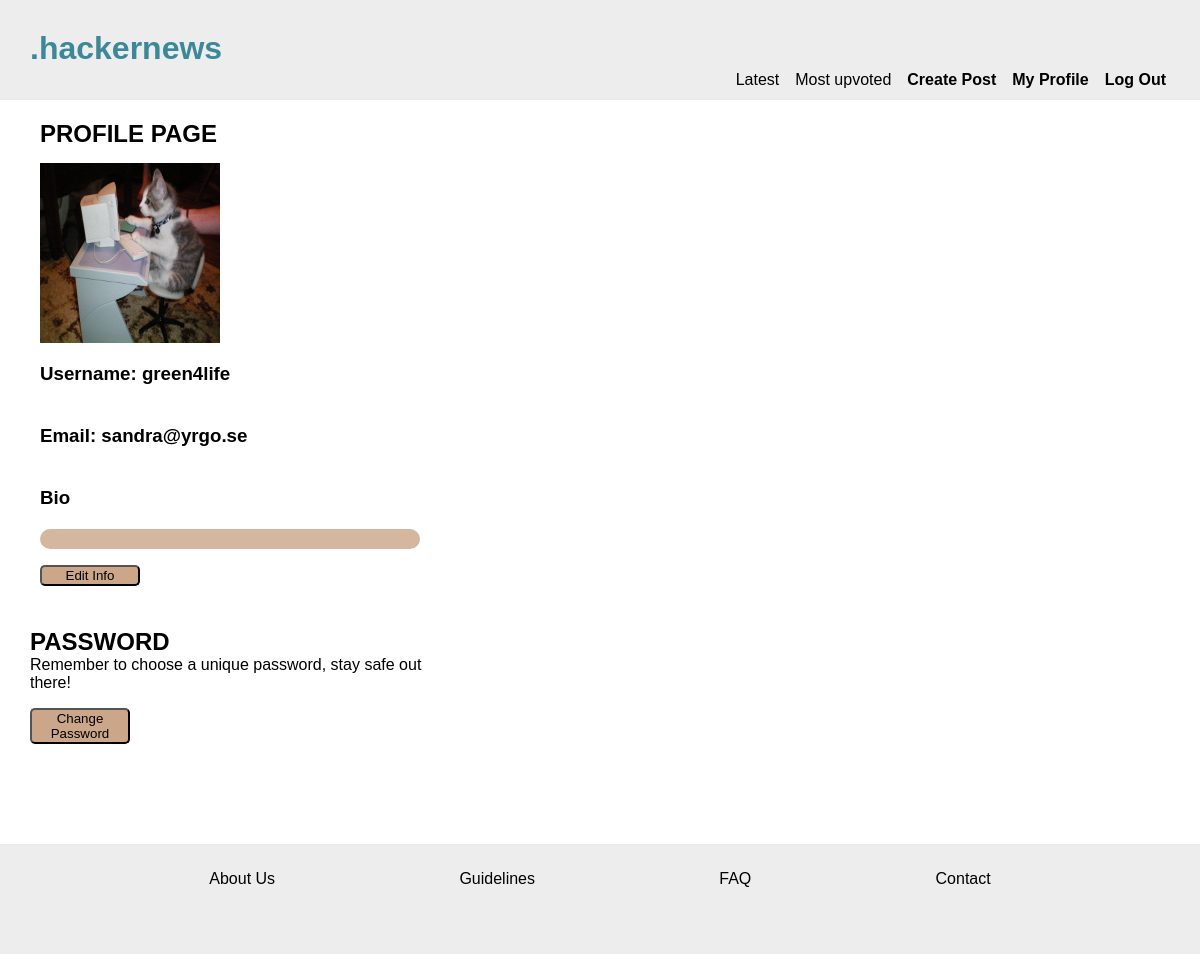
The app's page /profile.php (signed in), older data.
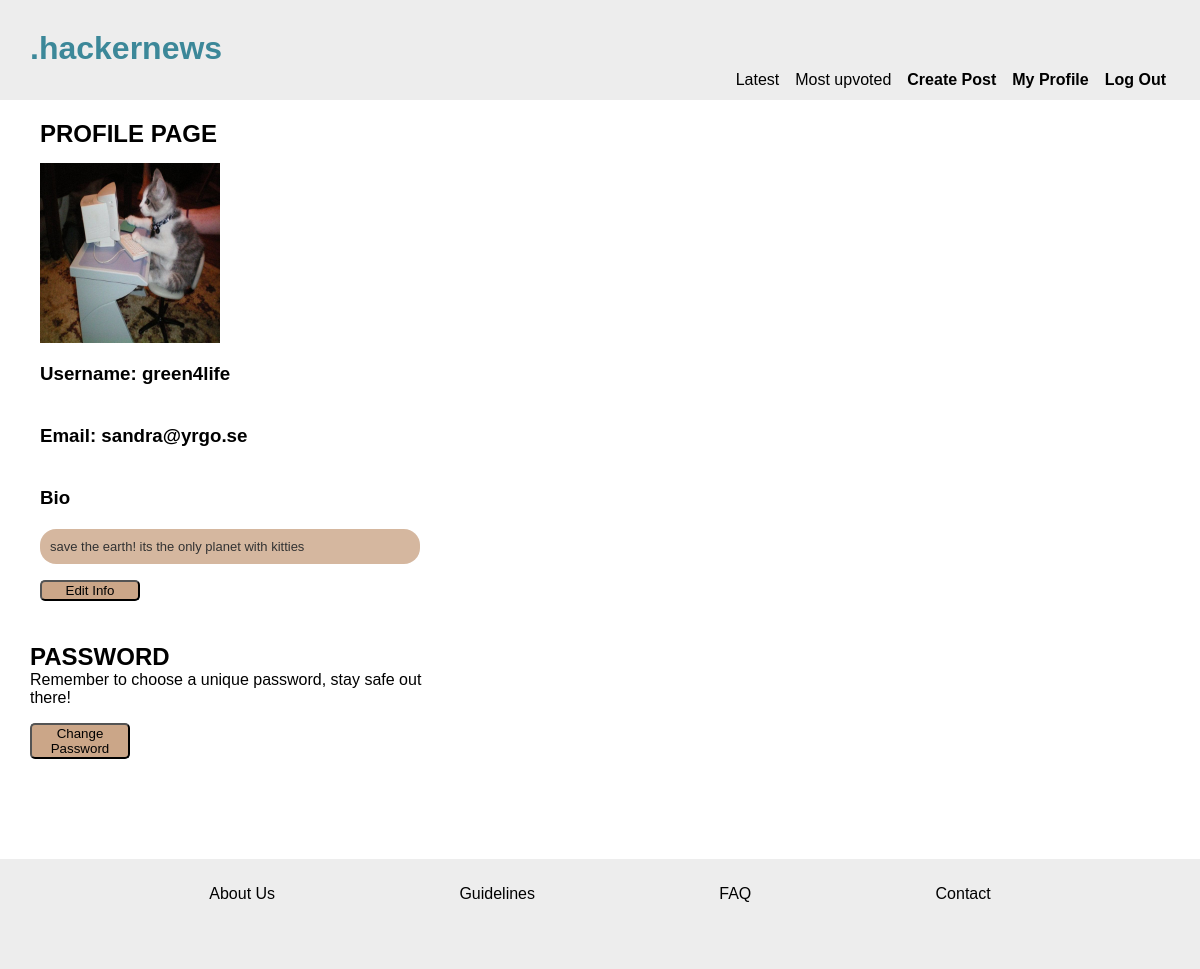
The same page, newer data.
### tables this page shows
CREATE TABLE users
(id INTEGER PRIMARY KEY,
username VARCHAR,
name VARCHAR,
email VARCHAR,
pwd VARCHAR, bio varchar);

### app/functions.php (called while the page is built, shortened)
<?php
function getUserById(PDO $pdo, int $id)
{
    $statement = $pdo->prepare('SELECT * FROM users WHERE id = :id');
    $statement->bindParam(':id', $id, PDO::PARAM_INT);
    $statement->execute();
    $user = $statement->fetch(PDO::FETCH_ASSOC);
    return $user;
}

### profile.php (the view, shortened to what this page needs)
<?php
require __DIR__ . '/app/autoload.php';
require __DIR__ . '/views/header.php';
$id = (int)$_SESSION['user']['id'];
$user = getUserById($pdo, $id);
?>
<main class="profileMain">
    <section class="profile-container">
        <h2>PROFILE PAGE</h2>
        <img src="assets/profile.jpg" alt="avatar">
        <h3>Username: <?= $user['username']; ?> </h3>
        <h3>Email: <?= $user['email'];?></h3>
        <h3>Bio </h3>
        <div class="bioBox"><?= $user['bio'];?> </div>
        <form action="/editProfile.php">
            <button type="submit">Edit Info</button>
        </form>
    </section>
    <section class="pwdSection">
        <h2>PASSWORD</h2>
        <p>Remember to choose a unique password, stay safe out there!</p>
        <form action="/editProfile.php">
            <button type="submit">Change Password</button>
        </form>
    </section>
</main>
<?php require __DIR__ . '/views/footer.php'; ?>

### views/header.php (shortened to what this page needs)
<!DOCTYPE html>
<html lang="en">
<head>
    <link rel="stylesheet" href="/assets/css/global.css">
    <link rel="stylesheet" href="/assets/css/header.css">
    <link rel="stylesheet" href="/assets/css/index.css">
    <link rel="stylesheet" href="/assets/css/footer.css">
    <link rel="stylesheet" href="/assets/css/forms.css">
    <link rel="stylesheet" href="/assets/css/login.css">
    <link rel="stylesheet" href="/assets/css/profile.css">
</head>
<body>
    <header>
        <h1><a href="index.php" id="titleLink">.hackernews</a></h1>
        <nav>
            <a href="index.php?order=latest">Latest</a>
            <a href="index.php?order=votes">Most upvoted</a>
            <?php if (isset($_SESSION['user'])) : ?>
                <a href="createPost.php" class="bold">Create Post</a>
                <a href="profile.php" class="bold">My Profile</a>
                <a href="app/users/logout.php" class="bold" >Log Out</a>
            <?php else : ?>
                <a href="login.php" class="bold">Sign Up</a>
                <a href="login.php" class="bold">Sign In</a>
            <?php endif; ?>
        </nav>
    </header>

### views/footer.php
<!DOCTYPE html>
<html lang="en">
<footer>
    <nav>
        <a href="xx">About Us</a>
        <a href="xx">Guidelines</a>
        <a href="xx">FAQ</a>
        <a href="xx">Contact</a>
    </nav>
</footer>
</body>
</html>

### assets/css/global.css (style rules this page uses)
* { box-sizing: border-box; margin: 0; font-family: Arial, Helvetica, sans-serif; }
body { height: 100%; width: 100%; }
:root { --header-footer-bg: rgb(237, 237, 237); --main-bg: rgb(237, 237, 237); --btn: rgb(203, 166, 136); --title-heading: rgb(60, 136, 153); }

### assets/css/header.css (style rules this page uses)
header { background-color: var(--header-footer-bg); text-align: left; font-family: 'Arial'; font-size: 1rem; padding: 30px; height: 100px; position: absolute; top: 0; width: 100%; z-index: 2; }
#titleLink { text-decoration: none; color: var(--title-heading); }
nav { display: flex; justify-content: flex-end; margin: 4px; }
header nav a { color: black; font-size: 1rem; text-decoration: none; margin-left: 1rem; }
.bold { font-weight: bold; }

### assets/css/footer.css (style rules this page uses)
footer { background-color: var(--header-footer-bg); text-align: center; font-family: 'Arial'; font-size: 1.2rem; padding: 15px; height: 9rem; width: 100%; z-index: 0; }
footer nav { display: flex; flex-direction: column; justify-content: space-evenly; margin: 10px; line-height: 20px; }
nav a { color: black; font-size: 1rem; text-decoration: none; }
@media screen and (min-width: 700px) { footer { background-color: var(--header-footer-bg); text-align: center; font-family: 'Arial'; font-size: 1.5rem; padding: 15px; height: 110px; width: 100%; } }
@media screen and (min-width: 700px) { footer nav { display: flex; flex-direction: row; justify-content: space-evenly; margin: 10px; } }

### assets/css/forms.css (style rules this page uses)
form { display: flex; flex-direction: column; line-height: 1.5rem; }
button { border-radius: 5px; max-width: 100px; background-color: var(--btn); margin-top: 1rem; }
.bioBox { border-style: none; border-radius: 1rem; border-width: 2px; background-color: var(--btn); padding: 10px; font-size: small; opacity: 0.8; }

### assets/css/profile.css (style rules this page uses)
.profileMain { display: flex; flex-direction: column; margin-top: 110px; margin-bottom: 100px; margin-left: 30px; max-width: 400px; }
.profile-container { display: flex; flex-direction: column; padding: 10px; margin-bottom: 2rem; justify-content: space-evenly; }
h3 { margin-top: 20px; margin-bottom: 20px;; }
img { width: 180px; height: 180px; margin-top: 15px; }

Row changes from the older to the newer data that the page shows:
changed users "green4life": bio (not shown) → "save the earth! its the only planet with kitties"
